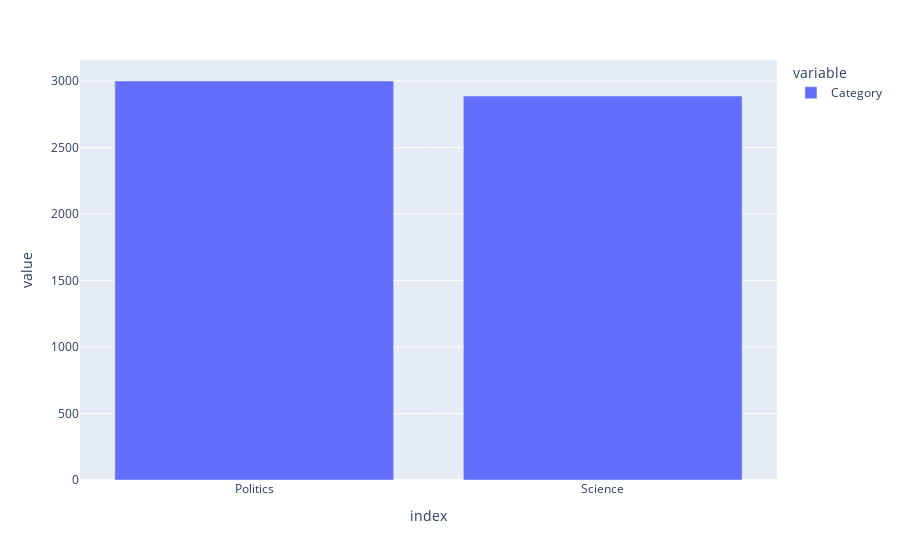

The cell this chart's notebook holds for it:
### Code cell
df['Category'].value_counts().plot.bar()

### Figure 1 — Plotly figure (JSON) as saved in the notebook; plotly's stock layout.template omitted (floating-point values rounded to 4 significant figures)
{"data": [{"alignmentgroup": "True", "hovertemplate": "variable=Category<br>index=%{x}<br>value=%{y}<extra></extra>", "legendgroup": "Category", "marker": {"color": "#636efa", "pattern": {"shape": ""}}, "name": "Category", "offsetgroup": "Category", "orientation": "v", "showlegend": true, "textposition": "auto", "type": "bar", "x": ["Politics", "Science"], "xaxis": "x", "y": [3001, 2888], "yaxis": "y"}], "layout": {"barmode": "relative", "legend": {"title": {"text": "variable"}, "tracegroupgap": 0}, "margin": {"t": 60}, "xaxis": {"anchor": "y", "domain": [0, 1], "title": {"text": "index"}}, "yaxis": {"anchor": "x", "domain": [0, 1], "title": {"text": "value"}}}}
